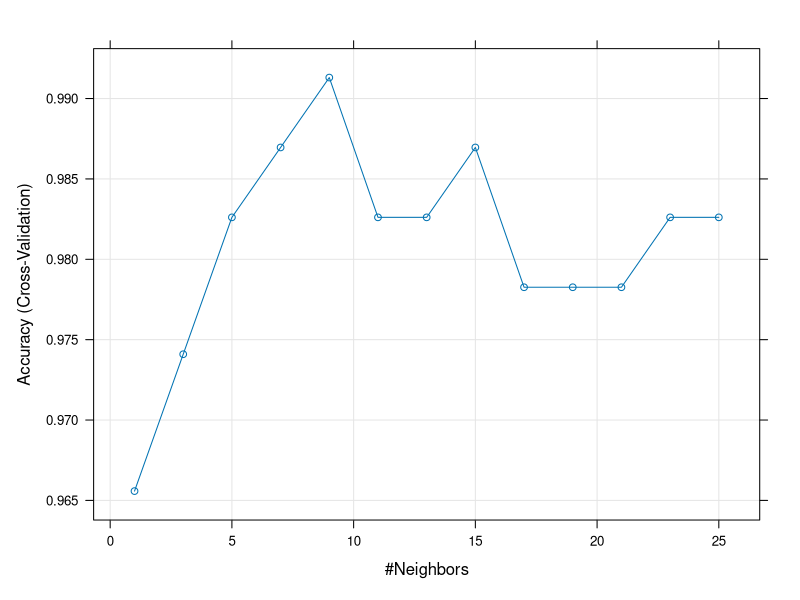

The R script that drew this image:
# Load necessary packages
# install.packages(c("palmerpenguins", "caret", "e1071")) # e1071 is often needed by caret for certain models/functions
library(palmerpenguins)
library(caret)
library(class) 

# --- 1. Data Preparation (Similar to before) ---
data(penguins)

# Remove rows with missing values
penguins_complete <- na.omit(penguins)

# Select relevant numeric predictors and the target variable 'species'
# Using only numeric predictors simplifies scaling for k-NN
predictor_variables <- c("bill_length_mm", "bill_depth_mm", "flipper_length_mm", "body_mass_g")
target_variable <- "species"
selected_data <- penguins_complete[, c(predictor_variables, target_variable)]

# Ensure the target variable is a factor
selected_data$species <- as.factor(selected_data$species)

# Set seed for reproducibility
set.seed(456) 

# Split data into training (70%) and testing (30%) sets
train_index <- createDataPartition(selected_data$species, p = 0.7, list = FALSE)
training_data <- selected_data[train_index, ]
testing_data <- selected_data[-train_index, ]

# --- 2. Finding the Optimal 'k' using Cross-Validation ---

# The 'caret' package provides excellent tools for this.

# Define the control parameters for cross-validation
# method = "cv" specifies k-fold cross-validation
# number = 10 means 10-fold cross-validation
train_control <- trainControl(
  method = "cv",
  number = 10 # Number of folds
)

# Define the grid of 'k' values to try
k_grid <- expand.grid(k = seq(from = 1, to = 25, by = 2))

# Train the k-NN model using caret's 'train' function
knn_tuned_model <- train(
  species ~ .,                # Formula: predict species using all other variables
  data = training_data,       # Use the training data
  method = "knn",             # Specify the k-NN algorithm
  trControl = train_control,  # Use the cross-validation settings defined above
  preProcess = c("center", "scale"), # Automatically center and scale predictors *within CV*
  tuneGrid = k_grid           # Specify the 'k' values to test
)

# --- 3. Analyzing the Results ---

# Print the results of the cross-validation
knn_tuned_model

# Get the best value of 'k' found during cross-validation
best_k <- knn_tuned_model$bestTune$k
best_k
# Plot the results (Accuracy vs. k)
plot(knn_tuned_model)

# --- 4. Evaluating the Final Model with the Best 'k' on the Test Set ---
test_predictions <- predict(knn_tuned_model, newdata = testing_data)

# Calculate the confusion matrix and statistics on the test set
final_conf_matrix <- confusionMatrix(
  data = test_predictions,
  reference = testing_data$species
)
final_conf_matrix$table
final_conf_matrix$overall["Accuracy"]

